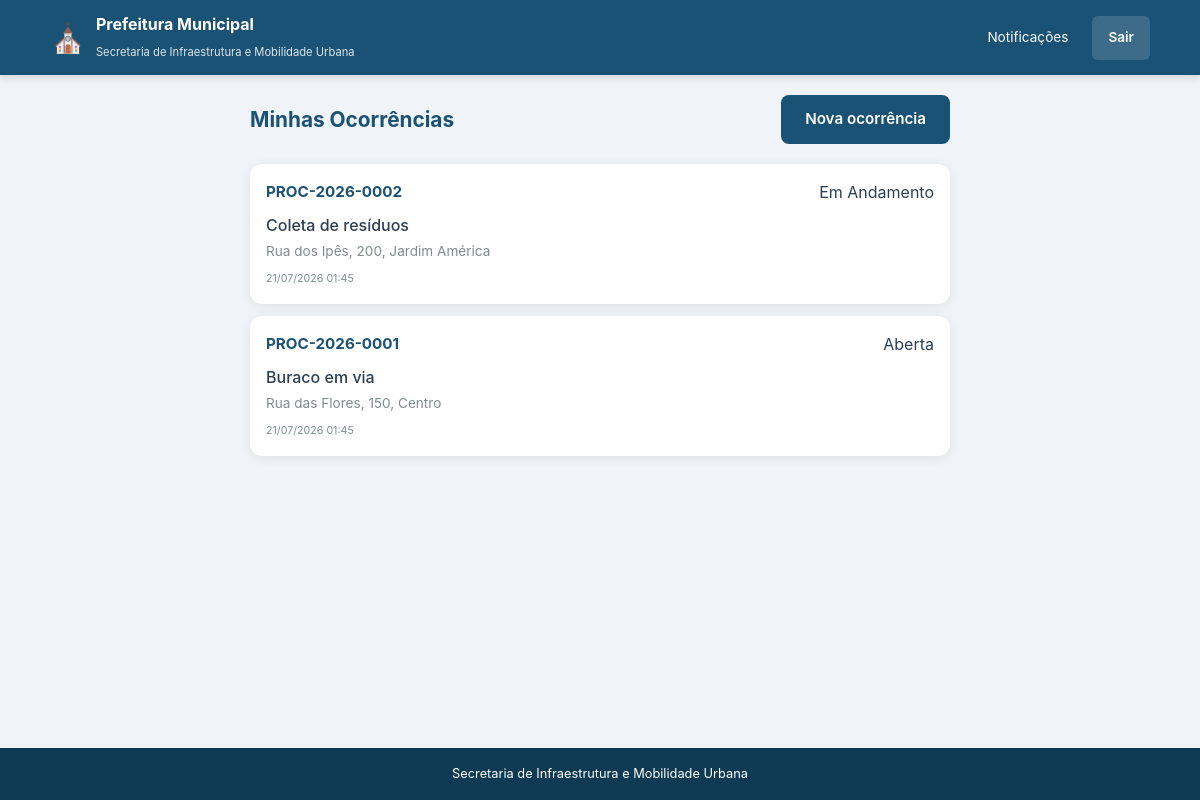
/ocorrencias (signed in), run on the app's committed database.
### models.py (models this page shows)
class Ocorrencia(db.Model):
    __tablename__ = 'ocorrencias'
    id = db.Column(db.Integer, primary_key=True)
    protocolo = db.Column(db.String(20), unique=True, nullable=False)
    cidadao_id = db.Column(db.Integer, db.ForeignKey('cidadaos.id'), nullable=True)
    tipo = db.Column(db.String(100), nullable=False)
    descricao = db.Column(db.Text, nullable=False)
    localizacao = db.Column(db.String(255), nullable=False)
    foto_url = db.Column(db.String(500), nullable=True)
    status = db.Column(db.String(20), default='aberta')
    data_abertura = db.Column(db.DateTime, default=datetime.utcnow)
    data_conclusao = db.Column(db.DateTime, nullable=True)
    atualizacoes = db.relationship('AtualizacaoOcorrencia', backref='ocorrencia', lazy=True)
    avaliacao = db.relationship('Avaliacao', backref='ocorrencia', uselist=False, lazy=True)

### routes/ocorrencias.py (the view)
@ocorrencias_bp.route('/ocorrencias')
@login_required
def listar_ocorrencias():
    ocorrencias = Ocorrencia.query.filter_by(cidadao_id=current_user.id).order_by(Ocorrencia.data_abertura.desc()).all()
    return render_template('acompanhamento_ocorrencias.html', ocorrencias=ocorrencias)

### app.py (called while the page is built)
@login_manager.user_loader
def load_user(user_id):
    parts = user_id.split('_', 1)
    if parts[0] == 'c':
        return Cidadao.query.get(int(parts[1]))
    elif parts[0] == 'f':
        return Funcionario.query.get(int(parts[1]))
    return None

### templates/acompanhamento_ocorrencias.html (shortened to what this page needs)
{% extends "base.html" %}
{% block css %}<link rel="stylesheet" href="{{ url_for('static', filename='css/ocorrencias.css') }}">{% endblock %}
{% block conteudo %}
<div class="lista-container">
    <div class="lista-header">
        <h1>Minhas Ocorrências</h1>
        <a href="{{ url_for('ocorrencias.nova_ocorrencia') }}" class="btn btn-primario">Nova ocorrência</a>
    </div>
    {% if ocorrencias %}
        <div class="ocorrencias-lista">
            {% for ocorrencia in ocorrencias %}
                <a href="{{ url_for('ocorrencias.detalhe_ocorrencia', ocorrencia_id=ocorrencia.id) }}" class="ocorrencia-card">
                    <div class="ocorrencia-card-header">
                        <strong>{{ ocorrencia.protocolo }}</strong>
                        <span class="status status-{{ ocorrencia.status }}">{{ ocorrencia.status|replace('_', ' ')|title }}</span>
                    </div>
                    <div class="ocorrencia-card-body">
                        <p class="ocorrencia-tipo">{{ ocorrencia.tipo }}</p>
                        <p class="ocorrencia-local">{{ ocorrencia.localizacao }}</p>
                    </div>
                    <div class="ocorrencia-card-footer">
                        <small>{{ ocorrencia.data_abertura.strftime('%d/%m/%Y %H:%M') }}</small>
                    </div>
                </a>
            {% endfor %}
        </div>
    {% else %}
        <div class="vazio">
            <p>Nenhuma ocorrência registrada ainda.</p>
            <a href="{{ url_for('ocorrencias.nova_ocorrencia') }}" class="btn btn-primario">Abrir primeira ocorrência</a>
        </div>
    {% endif %}
</div>
{% endblock %}

### static/css/estilo_global.css (style rules this page uses)
* { margin: 0; padding: 0; box-sizing: border-box; }
:root { --cor-primaria: #1a5276; --cor-primaria-escura: #0e3a54; --cor-secundaria: #2e86c1; --cor-destaque: #f39c12; --cor-sucesso: #27ae60; --cor-erro: #e74c3c; --cor-fundo: #f0f4f8; --cor-texto: #2c3e50; --cor-texto-claro: #7f8c8d; --cor-branco: #ffffff; --cor-borda: #dce1e8; --sombra: 0 2px 12px rgba(0,0,0,0.08); --raio: 12px; }
html, body { height: 100%; }
body { font-family: -apple-system, BlinkMacSystemFont, 'Segoe UI', Roboto, sans-serif; background: var(--cor-fundo); color: var(--cor-texto); line-height: 1.6; display: flex; flex-direction: column; min-height: 100vh; }
.btn { display: inline-flex; align-items: center; justify-content: center; gap: 8px; padding: 12px 24px; border: none; border-radius: 8px; font-size: 0.95rem; font-weight: 600; cursor: pointer; text-decoration: none; transition: all 0.2s; min-height: 44px; min-width: 44px; }
.btn-primario { background: var(--cor-primaria); color: var(--cor-branco); }

### static/css/ocorrencias.css (style rules this page uses)
.lista-container { max-width: 700px; margin: 0 auto; }
.lista-header { display: flex; align-items: center; justify-content: space-between; margin-bottom: 20px; flex-wrap: wrap; gap: 12px; }
.lista-header h1 { font-size: 1.3rem; color: var(--cor-primaria); }
.ocorrencias-lista { display: flex; flex-direction: column; gap: 12px; }
.ocorrencia-card { background: var(--cor-branco); border-radius: var(--raio); box-shadow: var(--sombra); padding: 16px; text-decoration: none; color: inherit; transition: all 0.2s; display: block; }
.ocorrencia-card-header { display: flex; justify-content: space-between; align-items: center; margin-bottom: 8px; }
.ocorrencia-card-header strong { font-size: 0.95rem; color: var(--cor-primaria); }
.ocorrencia-card-body { margin-bottom: 8px; }
.ocorrencia-tipo { font-weight: 500; margin-bottom: 2px; }
.ocorrencia-local { font-size: 0.85rem; color: var(--cor-texto-claro); }
.ocorrencia-card-footer { display: flex; justify-content: space-between; align-items: center; font-size: 0.8rem; color: var(--cor-texto-claro); }

### data on the page
Ocorrencia: protocolo "PROC-2026-0002", status "Em Andamento", tipo "Coleta de resíduos", localizacao "Rua dos Ipês, 200, Jardim América", data_abertura "21/07/2026 01:45"
Ocorrencia: protocolo "PROC-2026-0001", status "Aberta", tipo "Buraco em via", localizacao "Rua das Flores, 150, Centro", data_abertura "21/07/2026 01:45"
